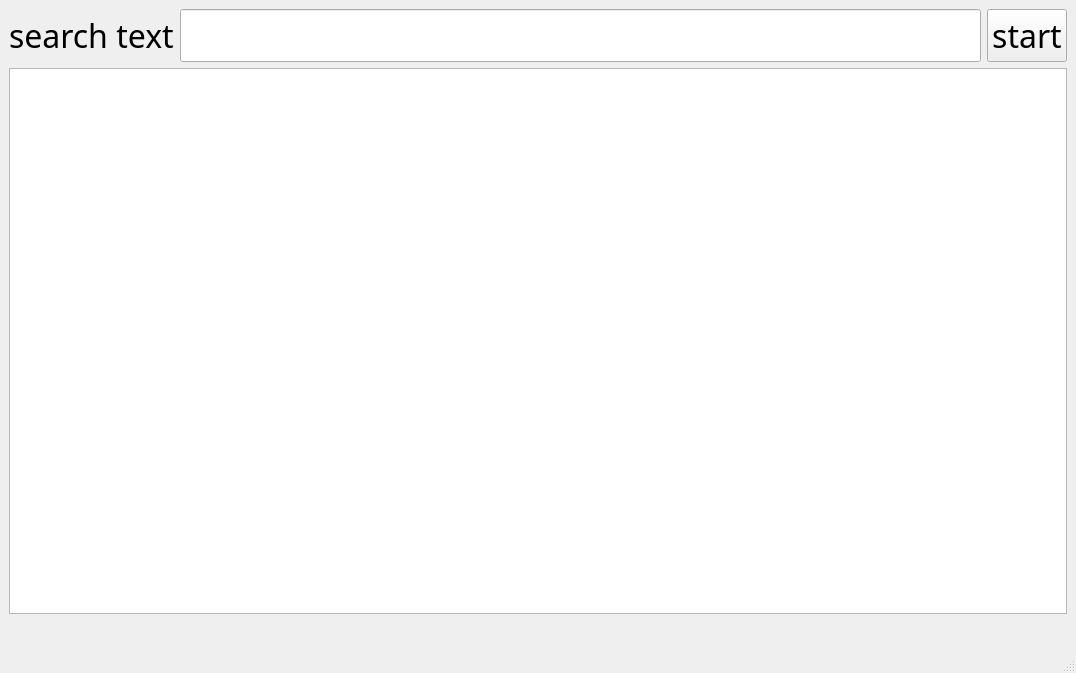
<?xml version="1.0" encoding="UTF-8"?>
<ui version="4.0">
 <class>MainWindow</class>
 <widget class="QMainWindow" name="MainWindow">
  <property name="geometry">
   <rect>
    <x>0</x>
    <y>0</y>
    <width>1076</width>
    <height>673</height>
   </rect>
  </property>
  <property name="font">
   <font>
    <family>Agency FB</family>
    <pointsize>24</pointsize>
   </font>
  </property>
  <property name="windowTitle">
   <string>db search</string>
  </property>
  <widget class="QWidget" name="centralwidget">
   <layout class="QVBoxLayout" name="verticalLayout">
    <item>
     <layout class="QGridLayout" name="gridLayout">
      <item row="0" column="2">
       <widget class="QPushButton" name="btn_search">
        <property name="maximumSize">
         <size>
          <width>120</width>
          <height>16777215</height>
         </size>
        </property>
        <property name="text">
         <string>start</string>
        </property>
       </widget>
      </item>
      <item row="7" column="0" colspan="3">
       <widget class="QTableView" name="tbl_result">
        <property name="focusPolicy">
         <enum>Qt::ClickFocus</enum>
        </property>
        <property name="acceptDrops">
         <bool>false</bool>
        </property>
       </widget>
      </item>
      <item row="0" column="0">
       <widget class="QLabel" name="label">
        <property name="text">
         <string>search text</string>
        </property>
       </widget>
      </item>
      <item row="0" column="1">
       <widget class="QLineEdit" name="txt_search"/>
      </item>
     </layout>
    </item>
   </layout>
  </widget>
  <widget class="QMenuBar" name="menubar">
   <property name="geometry">
    <rect>
     <x>0</x>
     <y>0</y>
     <width>1076</width>
     <height>31</height>
    </rect>
   </property>
  </widget>
  <widget class="QStatusBar" name="statusbar"/>
 </widget>
 <tabstops>
  <tabstop>tbl_result</tabstop>
 </tabstops>
 <resources/>
 <connections/>
</ui>
